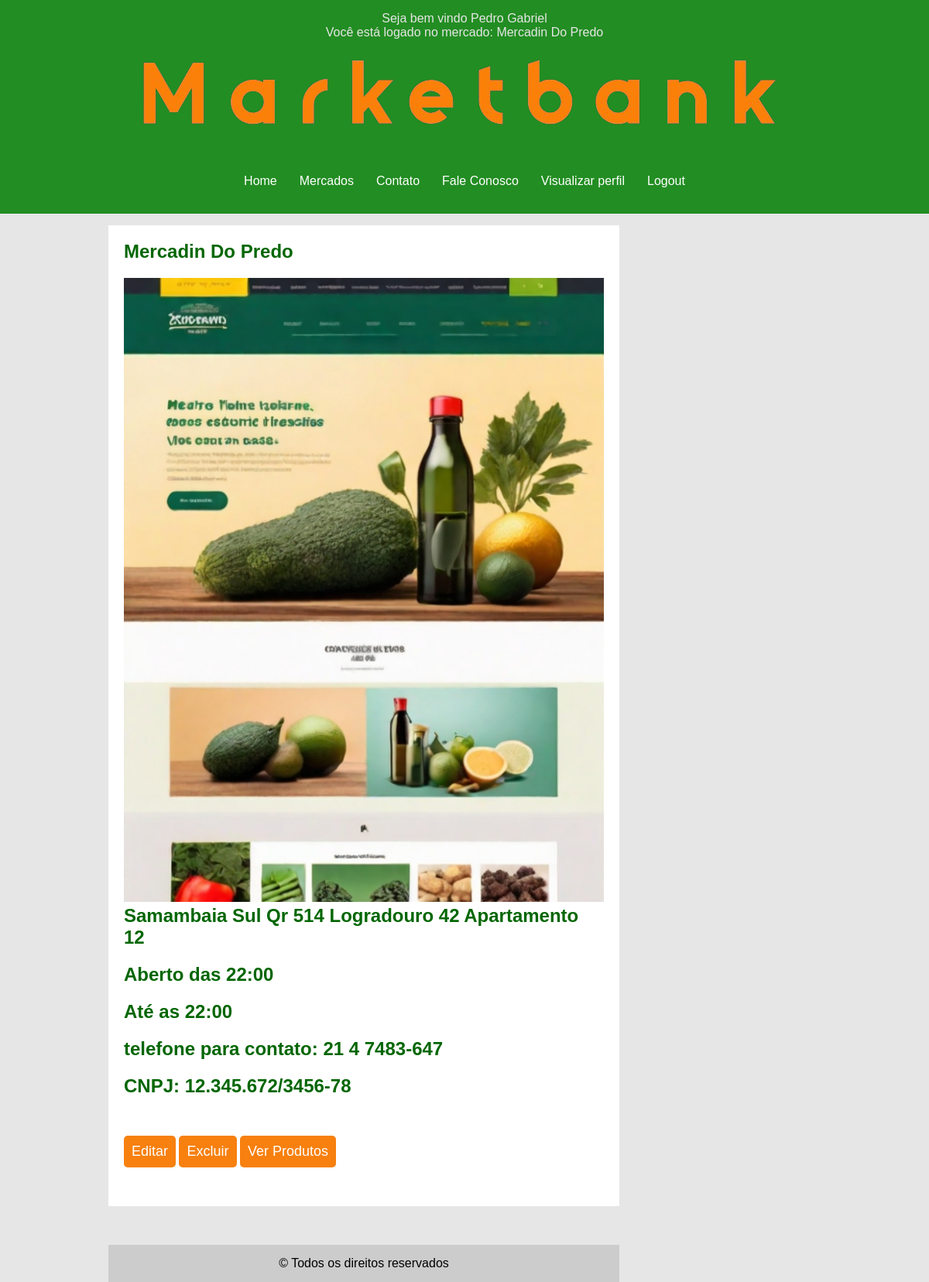
The page /cadastro/verMeuMercado.php (signed in) on the database its author committed.
### tables this page shows
CREATE TABLE `mercado` (
  `id_mercado` int(11) NOT NULL,
  `nomeMerc` varchar(255) NOT NULL,
  `endereco` varchar(255) NOT NULL,
  `horarioAbert` time NOT NULL,
  `horarioFecha` time NOT NULL,
  `telefone` int(11) NOT NULL,
  `cnpj` varchar(20) NOT NULL,
  `imagem` varchar(120) NOT NULL,
  `id_dono` int(11) DEFAULT NULL
);

### cadastro/verMeuMercado.php (the view, shortened to what this page needs)
<?php
require_once 'cadastro.php';
function usuarioEstaLogado(): bool
{
    return isset($_SESSION['usuario']);
}
function mercadoEstaLogado()
{
    return $_SESSION['usuario']['tipo'] == 'dono';
}
if (usuarioEstaLogado()) {
    $userlog = ucwords($_SESSION['usuario']['nome']);
    if ($_SESSION['usuario']['tipo'] == 'dono') {
        $mercName = $_SESSION['usuario']['id_usuario'];
        $mercado = $conn->query("SELECT * FROM mercado WHERE id_dono = '$mercName'");
        $infmercado = $mercado->fetch_assoc();
    }
}
?>
<!DOCTYPE html>
<html>
<head>
    <link rel="stylesheet" type="text/css" href="../css/style.css">
</head>
<body>
    <div id="area-cabecalho">
        <?php if (usuarioEstaLogado()): ?>
            <p class="aviso-login">Seja bem vindo&nbsp;<?= $userlog; ?></p>
            <?php if (mercadoEstaLogado()): ?>
                <p class="aviso-login">Você está logado no mercado:&nbsp;<?= ucwords($infmercado['nomeMerc']); ?></p>
            <?php endif ?>
        <?php endif ?>
        <div id="area-logo">
            <img src="../home/img/logo.png" alt="logo">
        </div>
        <div id="area-menu">
            <a href="../index.php">Home</a>
            <?php if (usuarioEstaLogado()): ?>
                <a href="../home/mercados.php">Mercados</a>
            <?php endif ?>
            <a href="../home/contato.php">Contato</a>
            <a href="../home/fale.php">Fale Conosco</a>
            <?php if (usuarioEstaLogado()): ?>
                <a href="verMeuMercado.php">Visualizar perfil</a>
            <?php endif ?>
            <?php if (usuarioEstaLogado()): ?>
                <a href="logout.php" onclick="return confirm('Deseja realizar logout?');">Logout</a>
            <?php endif ?>
        </div>
    </div>
    <div id="area-principal">
        <div id="area-postagens">
            <div class="postagem">
<?php
            echo "<h2> " . ucwords($infmercado['nomeMerc']) . " </h2>";
                echo '<img src="../cadastro/uploads/' . $infmercado['imagem'] . '" alt="Imagem do mercado" width="620px">';
                echo "<h2>" . ucwords($infmercado['endereco']) . "</h2>";
                echo "<h2>Aberto das " . date('H:i', strtotime($infmercado['horarioFecha'])) . "</h2>";
                echo "<h2> Até as " . date('H:i', strtotime($infmercado['horarioFecha'])) . "</h2>";
                $telefone=$infmercado['telefone'];
                $telefone_ =  substr($telefone, 0, 2) . ' ' . substr($telefone, 2, 1) . ' ' . substr($telefone, 3, 4) . '-' . substr($telefone, 7);
                echo "<h2> telefone para contato: " . $telefone_ . "</h2>";
                $cnpj = $infmercado['cnpj'];
                $cnpj_ = $cnpj_formatado = substr($cnpj, 0, 2) . '.' . substr($cnpj, 2, 3) . '.' . substr($cnpj, 5, 3) . '/' . substr($cnpj, 8, 4) . '-' . substr($cnpj, 12, 2);
                echo "<h2> CNPJ: " . $cnpj_ . "</h2>";
?>
                        <button class="btn_ud" onclick="window.location.href='editarMercado'">Editar</button>
						<button class="btn_ud" onclick="confirmarExclusaoMercado();">Excluir</button>
						<button class="btn_ud" onclick="window.location.href = 'CRUD/read-prod.php'"> Ver Produtos</button>
            </div>
        <div id="rodape">
            &copy Todos os direitos reservados
        </div>
    </div>
</body>
</html>

### css/style.css (style rules this page uses)
* { margin: 0; padding: 0; }
body { font-size: 1em; font-family: "Trebuchet MS", Helvetica, sans-serif; background: #e6e6e6; overflow-y: scroll; }
.aviso-login { font-weight: 500; color: #e6e6e6; }
#area-cabecalho { background-color: rgb(34, 141, 34); padding: 15px; text-align: center; }
#area-logo, #area-menu { padding: 10px; }
#area-menu { display: flex; gap: 5px; justify-content: center; }
#area-principal { width: 920px; margin: 0 auto; padding: 15px; }
.postagem h2 { color: rgb(2, 102, 2); }
#area-postagens { width: 660px; float: left; }
.postagem { padding: 20px; margin-bottom: 50px; background: white; }
.conteudo-lateral , a { color: rgb(9, 82, 9); text-decoration: none; }
#rodape { clear: both; text-align: center; padding: 15px; background: #CCC; }
a { text-decoration: none; }
a:link, a:visited { color: green; }
#area-cabecalho a:link, #area-cabecalho a:visited { color: #FFF; padding: 8px 12px; }
h2 { color:lightgreen; }
html { scroll-behavior: smooth; }
h2 { margin-bottom: 20px; }
button { font-size: 18px; padding: 10px; background-color: #F7800F; color: #fff; border: none; border-radius: 5px; cursor: pointer; margin-bottom: 5px; }
.postagem .btn_ud { margin: 30px auto; align-items: center; justify-content: center; }

### rows shown on the page
mercado: nomeMerc "Mercadin Do Predo", imagem (picture), endereco "Samambaia Sul Qr 514 Logradouro 42 Apartamento 12", horarioFecha "22:00", telefone "21 4 7483-647", cnpj "12.345.672/3456-78"

### other values the page prints
$userlog "Pedro Gabriel"
